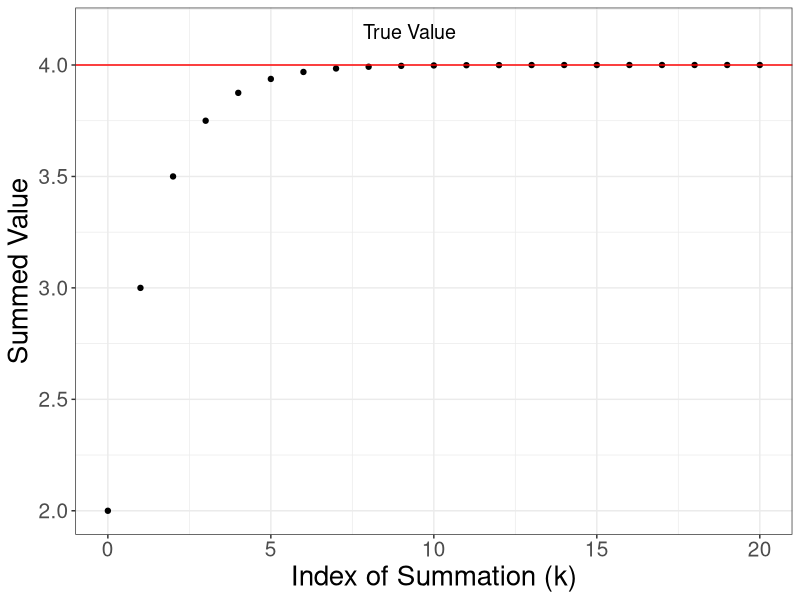

Write the R code that produced this figure.
## ---- chunk 1
knitr::opts_chunk$set(echo = TRUE)
## ---- chunk 2
# View(mtcars)
data = mtcars

formula = mpg ~ hp
formula

mframe = model.frame(formula, data)
mframe
X = model.matrix(formula, mframe)
X
y = model.response(mframe)
y
## ---- chunk 3
ex_vec = c(5, 3, -2, 42)

# Generate a sequence with colon
1:length(ex_vec)

# Generate a sequence using `seq`
seq(1, length(ex_vec))

# Generate a sequence with a vector
seq_along(ex_vec)

# Generate a sequence for a length
seq_len(length(ex_vec))
## ---- chunk 4
counter = 0

while( counter < 3) {
  
  message("start of loop counter:", counter)
  
  counter = counter + 1

  message("end of loop counter:", counter)
}

counter
## ---- chunk 5
set.seed(4)

money = 5 

while (money > 0 && money <= 10) {
    message("I have ", money , "$! Let's gamble!")
    coin_flip_result = rbinom(1, 1, 0.7)
    if (coin_flip_result == 1) {
        money = money + 1
    } else {
        money = money - 1
    } 
}
message("I walked away with ", money , "$!!")
## ---- chunk 6

message("T-minus 10 seconds until blast off!")
message("T-minus 9 seconds until blast off!")
message("T-minus 8 seconds until blast off!")
message("T-minus 7  seconds until blast off!")
message("T-minus 6  seconds until blast off!")
message("T-minus 5  seconds until blast off!")
message("T-minus 4  seconds until blast off!")
message("T-minus 3  seconds until blast off!")
message("T-minus 2  seconds until blast off!")
message("T-minus 1  seconds until blast off!")
# message("T-minus 0  seconds until blast off!")

## ---- chunk 7
# Values for Geometric Summation
a = 2
r = 0.5

# Compute formula
a/(1 - r)
## ---- chunk 8
# Computing terms individually
round(a*r^(0:20), 4)
## ---- chunk 9
# Value after successively computing and adding terms.
round(cumsum(a*r^(0:20)), 4)
## ---- chunk 10
.Machine$double.eps
## ---- chunk 11
sprintf("%.15f", 1 + c(-1, 1)*.Machine$double.eps)
## ---- chunk 12
# Not equivalent
(0.10 + 0.05) == 0.15

# Using an epsilon neighborhood allows us to see the difference
all.equal(0.10 + 0.05, 0.15)
## ---- chunk 13
# Make a graph!
series_data = data.frame(index_of_summation = 0:20,
               summed_values = round(cumsum(a*r^(0:20)), 4)
)

library("ggplot2")
ggplot(series_data, aes(index_of_summation, summed_values)) +
  geom_point() +
  geom_hline(yintercept=4, color="red") +
  annotate("text", label = "True Value", x = 9.25, y = 4.15, size = 5) +
  labs(x = "Index of Summation (k)",
       y = "Summed Value") +
  theme_bw() + 
  theme(legend.position = "none", 
        axis.text = element_text(size = 15),
        axis.title = element_text(size = 20)
        )

#ggsave("summed_plot.png")
## ---- chunk 14
# Notice, this computation is done
# for the first two parts of the series

eps = 0.001                   # Set a discrepancy 
counter = 1                   # Keep track of number of iterations

x1 = a; x2 = a * r            # Compute first two terms separately
summed = x1 + x2              # Sum the terms

message("x1 = ", x1, ", x2 = ", x2, ", summed = ", summed)

while( abs(x1 - x2) >= eps) { # Any difference between terms?
  
  message("start of loop: x1 = ", x1, ", x2 = ", x2, ", summed = ", summed)

  counter = counter + 1       # Count loop iteration
  x1 = x2                     # Set last computed term to x1
  x2 = a*r^counter            # Compute new term
  summed = summed + x2        # Add new term to summation
  
  message("end of loop: x1 = ", x1, ", x2 = ", x2, ", summed = ", summed)
}

summed; counter               # Display summation and n iterations
## ---- chunk 15
values = c(-4, 2, 5, 9, 0)            # Values to add together
summed = 0                            # Summed value
counter = 1                           # Keep track of number of iterations

while( counter < length(values)) {    # Any elements left?
  summed = summed + values[counter]   # Add new term to summation
  counter = counter + 1               # Count loop iteration
}

summed                                # Display summation and n iterations

sum(values)                           # Check against built-in function
## ---- chunk 16
# Define vector to sum
x = c(5, 3, -2, 42)
# Define a variable to hold the result of values added together
summed = 0

# Sum values together
for(index in seq_along(x)) {
  summed = summed + x[index]
}

# End result of summation
summed

# This is equivalent to sum()
sum(x)
## ---- chunk 17
# Define vector to sum
x = c(5, 3, -2, 42)
# Define a variable to hold the result of values added together
summed = 0

# Sum values together
for(x_value in x) {
  summed = summed + x_value
}

# End result of summation
summed

# This is equivalent to sum()
sum(x)
## ---- chunk 18

character_names = c("McDreamy", "McSteamy", "McPiper")

for(index in seq_along(character_names) ) {
  message("Did you know ", character_names[index], " is great?")
}


message("\nMore useful variant! \n")
for(x_value in c("McDreamy", "McSteamy", "McPiper")) {
  message("Did you know ", x_value, " is great?")
}
## ---- chunk 19
# Define two vectors
x = c(8L,-55L, 42L, 0L)
y = c(3L,-9L, 65L) # We removed 1 value from y.

# These vectors are not the same length.

# Setup storage required when using a for loop
n_obs = length(x)
z = numeric(n_obs)

for (i in seq_along(x)) {                                     
   z[i] = x[i] + y[i]
}

z

## ---- chunk 20
a = numeric()
value = 0

for(i in 1:length(a)) {
  message("This loop ran using the colon operator (`:`)")

  value = value + i 
}

value

for( i in seq_along(a)) {
  message("This loop ran using seq_along()")
  value = value - i
}

value
## ---- chunk 21
# All the same statements!
1:length(a)
1:0
seq(1, 0)
c(1, 0)
## ---- chunk 22
x = c(5, 3, -2, 42)
summed = 0 

for(index in seq_along(x)) {
  if(x[index] < 0) {
    next
  }
  
  summed = summed + x[index]
}
## ---- chunk 23
## Construct BP data
bp_data = data.frame(
  Subject_ID = c("S005", "S130", "S023", "S098", "S035", "S007", "S104"),
  Sex        = c("Male", "Female", "Male", "Male", "Male", "Female", "Female"),
  Systolic   = c(110, 141, 125, 168, 115, 122, 135)
)

# Count number of observations
n_obs = nrow(bp_data)

# Create an empty character vector (e.g., "")
classify_vector = character(n_obs)

# Iterate through a vector containing positional indexes
for (i in seq_len(n_obs)) {
  # Retrieve ith value being tested to avoid multiple subsets in condition
  test_obs_value = bp_data$Systolic[i]
  # Classify bp and save it into the vector at position i
  classify_vector[i] =  if (test_obs_value < 120) {
    "Normal"
  } else if (test_obs_value < 129) {
    "Elevated"
  } else if (test_obs_value < 139) {
    "Stage 1"
  } else {
    "Stage 2"
  }
}

# View classifications
classify_vector

# Save classifications into the data.frame
bp_data$BP_Type = classify_vector

# Output data.frame into markdown table
knitr::kable(bp_data)
## ---- chunk 24
A = matrix(seq(1, 6), nrow = 2, ncol = 3)
A
B = matrix(seq(1, 6), nrow = 3, ncol = 2)
B

C = A %*% B
C
## ---- chunk 25
A = matrix(seq(1, 6), nrow = 2, ncol = 3)
B = matrix(seq(1, 6), nrow = 3, ncol = 2)
C = matrix(0, nrow = nrow(A), ncol = ncol(B))
if (ncol(A) == nrow(B)) {
  for (i in seq_len(nrow(A))) {
    for (j in seq_len(ncol(B))) {
      for (k in seq_len(ncol(A))) {
        C[i, j] = C[i, j] + A[i, k] * B[k, j]
      }
    }
  }
} else {
  stop("matrices `A` and `B` dimensions are improper")
}

# %*% is the binary operator for matrix multiplication
all.equal(C, A %*% B)

C
## ---- chunk 26

## ---- chunk 27
counter = 0

repeat {
  counter = counter + 1
  
  if(counter > 3) {
    break
  }
}

counter
